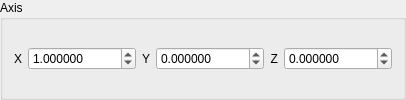
          <widget class="QGroupBox" name="JointAxisGroupBox">
           <property name="enabled">
            <bool>true</bool>
           </property>
           <property name="title">
            <string>Axis</string>
           </property>
           <layout class="QHBoxLayout">
            <item>
             <widget class="QLabel" name="label_62">
              <property name="maximumSize">
               <size>
                <width>20</width>
                <height>16777215</height>
               </size>
              </property>
              <property name="layoutDirection">
               <enum>Qt::LeftToRight</enum>
              </property>
              <property name="text">
               <string>X</string>
              </property>
              <property name="alignment">
               <set>Qt::AlignRight|Qt::AlignTrailing|Qt::AlignVCenter</set>
              </property>
             </widget>
            </item>
            <item>
             <widget class="QDoubleSpinBox" name="JointAxisXSpinBox">
              <property name="decimals">
               <number>6</number>
              </property>
              <property name="minimum">
               <double>-10000.000000000000000</double>
              </property>
              <property name="maximum">
               <double>10000.000000000000000</double>
              </property>
              <property name="singleStep">
               <double>0.001000000000000</double>
              </property>
              <property name="value">
               <double>1.000000000000000</double>
              </property>
             </widget>
            </item>
            <item>
             <widget class="QLabel" name="label_63">
              <property name="maximumSize">
               <size>
                <width>20</width>
                <height>16777215</height>
               </size>
              </property>
              <property name="layoutDirection">
               <enum>Qt::LeftToRight</enum>
              </property>
              <property name="text">
               <string>Y</string>
              </property>
              <property name="alignment">
               <set>Qt::AlignRight|Qt::AlignTrailing|Qt::AlignVCenter</set>
              </property>
             </widget>
            </item>
            <item>
             <widget class="QDoubleSpinBox" name="JointAxisYSpinBox">
              <property name="decimals">
               <number>6</number>
              </property>
              <property name="minimum">
               <double>-10000.000000000000000</double>
              </property>
              <property name="maximum">
               <double>10000.000000000000000</double>
              </property>
              <property name="singleStep">
               <double>0.001000000000000</double>
              </property>
             </widget>
            </item>
            <item>
             <widget class="QLabel" name="label_64">
              <property name="maximumSize">
               <size>
                <width>20</width>
                <height>16777215</height>
               </size>
              </property>
              <property name="layoutDirection">
               <enum>Qt::LeftToRight</enum>
              </property>
              <property name="text">
               <string>Z</string>
              </property>
              <property name="alignment">
               <set>Qt::AlignRight|Qt::AlignTrailing|Qt::AlignVCenter</set>
              </property>
             </widget>
            </item>
            <item>
             <widget class="QDoubleSpinBox" name="JointAxisZSpinBox">
              <property name="decimals">
               <number>6</number>
              </property>
              <property name="minimum">
               <double>-10000.000000000000000</double>
              </property>
              <property name="maximum">
               <double>10000.000000000000000</double>
              </property>
              <property name="singleStep">
               <double>0.001000000000000</double>
              </property>
             </widget>
            </item>
           </layout>
          </widget>
